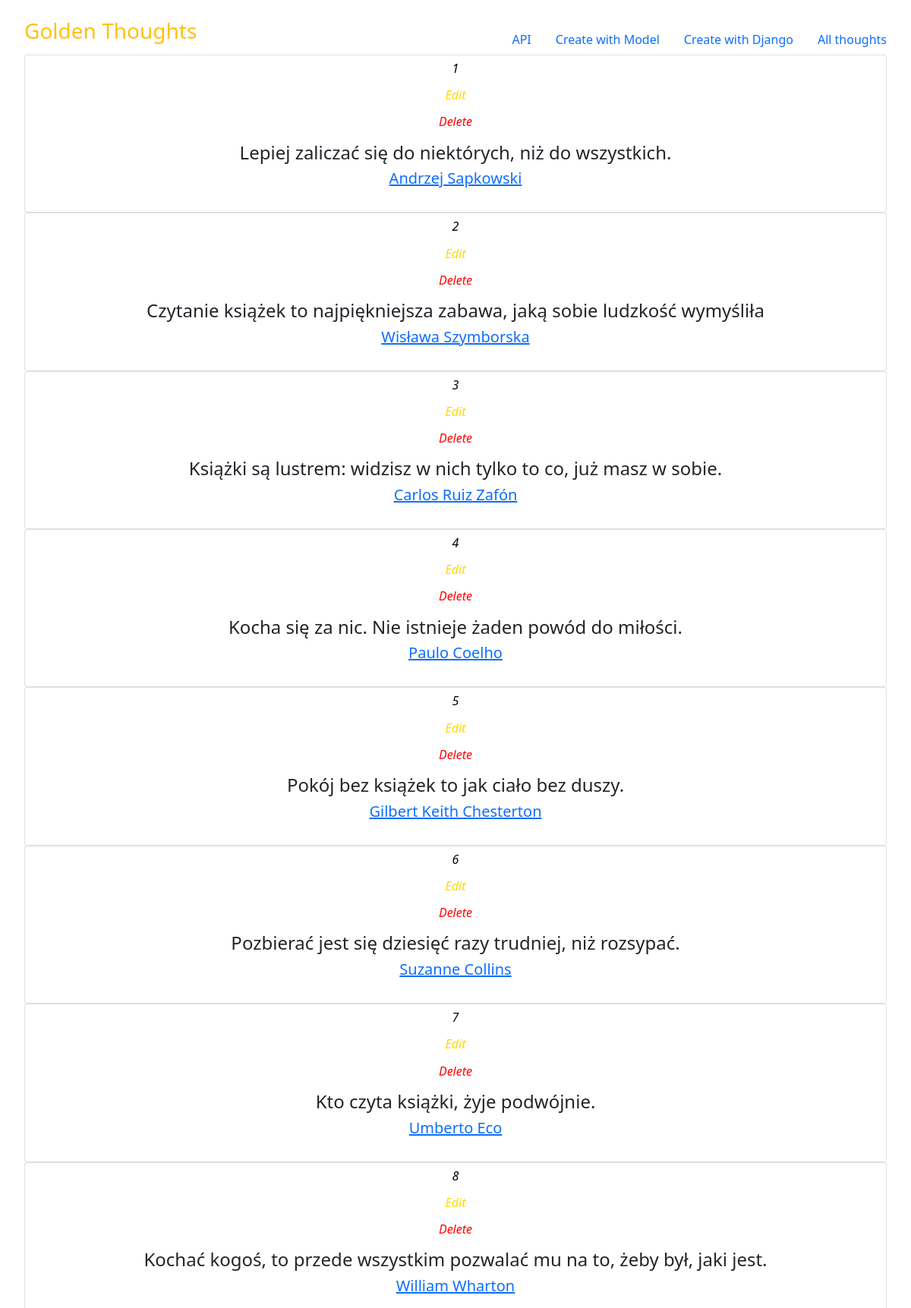
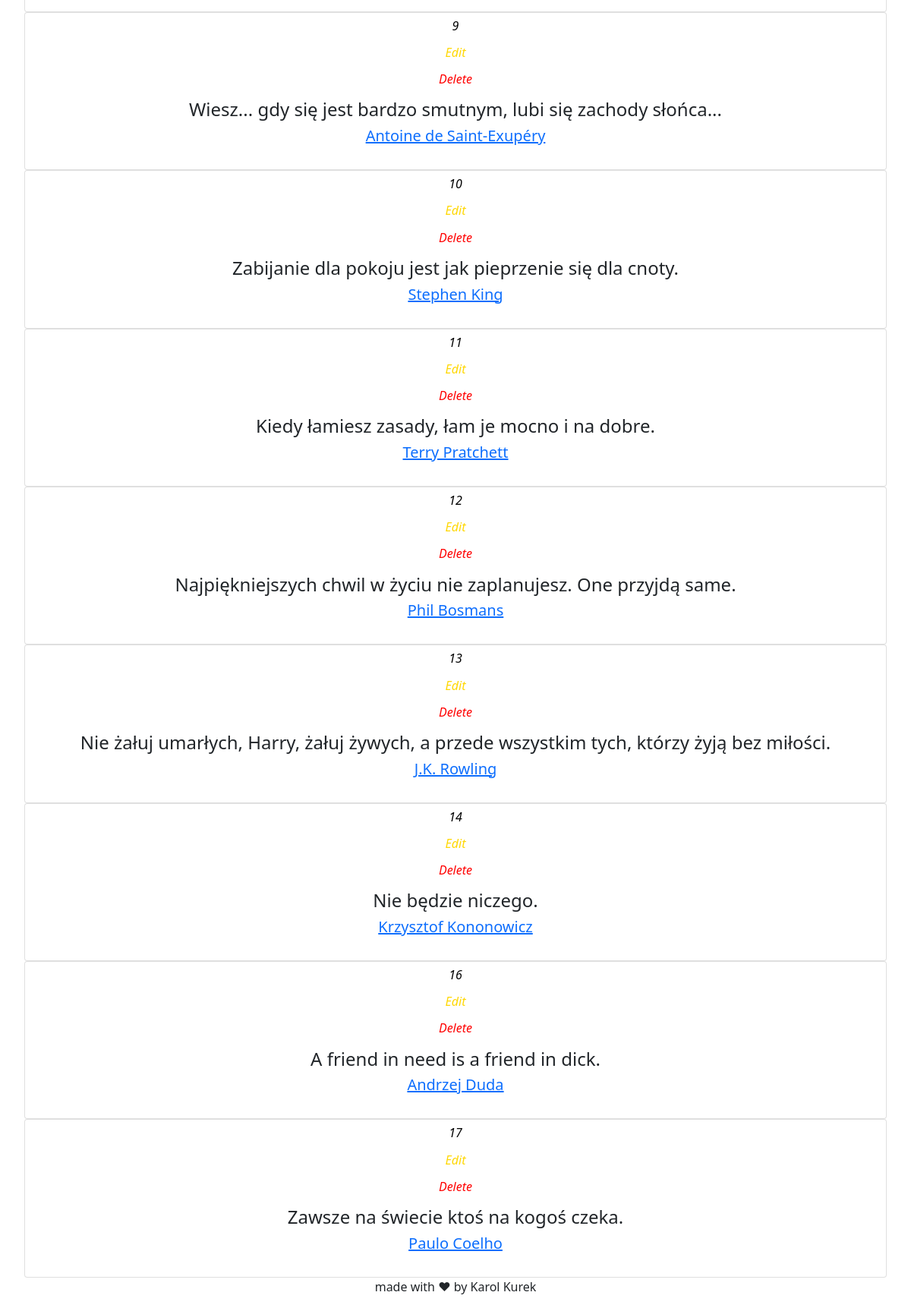
The app's page /thought/view_thoughts/ with its own data (2 pictures, top to bottom).
### randomthought/models.py (models this page shows)
class RandomThought(models.Model):
    thought = models.CharField(max_length=128)
    author = models.CharField(max_length=64)
    added = models.DateTimeField(auto_now_add=True)
    modified = models.DateTimeField(auto_now=True)
    def get_author_url(self, *args, **kwargs):
        link = URL + str(self.author)
        return link

### randomthought/views.py (the view)
# urls.py: path('view_thoughts/', views.view_thoughts, name='view-thoughts'),
def view_thoughts(request):
    thoughts = RandomThought.objects.all()
    return render(
        request,
        'randomthought/view_thoughts.html',
        context={
            'thoughts': thoughts
        }
    )

### randomthought/templates/randomthought/view_thoughts.html (shortened to what this page needs)
{% extends 'randomthought/layout.html' %}
{% block content %}
  <main class="px-3">
    {% for thought in thoughts %}
    <div class="card">
    <h6><a class="nav-link" aria-current="page" href="{% url 'thought:detail-thought-view' thought.id %}"><i style="color: black">{{ thought.id }}</i></a>
        <a class="nav-link" aria-current="page" href="{% url 'thought:update-thought-view' thought.id %}"><i style="color: gold">Edit</i></a>
        <a class="nav-link" aria-current="page" href="{% url 'thought:delete-thought-view' thought.id %}"><i style="color: red">Delete</i></a>
    </h6>
    <h4>{{ thought.thought }}</h4>
    <h5><a href="{{ thought.get_author_url }}">{{ thought.author }}</a></h5>
    <br>
    </div>
    {% endfor %}
  </main>
{% endblock content %}

### randomthought/templates/randomthought/layout.html (shortened to what this page needs)
<!DOCTYPE html>
<html lang="en" class="h-100">
<head>
    <link href="https://cdn.jsdelivr.net/npm/bootstrap@5.1.3/dist/css/bootstrap.min.css" rel="stylesheet">
</head>
  <body class="d-flex h-100 text-center text-dark bg-white">
<div class="cover-container d-flex w-100 h-100 p-3 mx-auto flex-column">
  <header class="mb-auto">
    <div>
      <a class="nav-link" aria-current="page" href="{% url 'thought:thought-view' %}"><h3 class="float-md-start mb-0 text-warning">Golden Thoughts</h3></a>
      <nav class="nav nav-masthead justify-content-center float-md-end">
        <a class="nav-link" aria-current="page" href="{% url 'thought:api-view' %}">API</a>
          <a class="nav-link" aria-current="page" href="{% url 'thought:create-view' %}">Create with Model</a>
          <a class="nav-link" aria-current="page" href="{% url 'thought:create-django-view' %}">Create with Django</a>
          <a class="nav-link" aria-current="page" href="{% url 'thought:view-thoughts' %}">All thoughts</a>
      </nav>
    </div>
  </header>
{% block content %}
{% endblock content %}
      <footer class="mt-auto text-white-50">
   <p class="text-dark">made with &#9829; by Karol Kurek</p>
  </footer>
</div>
</body>
</html>

### records on screen
RandomThought: id "1", thought "Lepiej zaliczać się do niektórych, niż do wszystkich.", author "Andrzej Sapkowski"
RandomThought: id "2", thought "Czytanie książek to najpiękniejsza zabawa, jaką sobie ludzkość wymyśliła", author "Wisława Szymborska"
RandomThought: id "3", thought "Książki są lustrem: widzisz w nich tylko to co, już masz w sobie.", author "Carlos Ruiz Zafón"
RandomThought: id "4", thought "Kocha się za nic. Nie istnieje żaden powód do miłości.", author "Paulo Coelho"
RandomThought: id "5", thought "Pokój bez książek to jak ciało bez duszy.", author "Gilbert Keith Chesterton"
RandomThought: id "6", thought "Pozbierać jest się dziesięć razy trudniej, niż rozsypać.", author "Suzanne Collins"
RandomThought: id "7", thought "Kto czyta książki, żyje podwójnie.", author "Umberto Eco"
RandomThought: id "8", thought "Kochać kogoś, to przede wszystkim pozwalać mu na to, żeby był, jaki jest.", author "William Wharton"
RandomThought: id "9", thought "Wiesz... gdy się jest bardzo smutnym, lubi się zachody słońca...", author "Antoine de Saint-Exupéry"
RandomThought: id "10", thought "Zabijanie dla pokoju jest jak pieprzenie się dla cnoty.", author "Stephen King"
RandomThought: id "11", thought "Kiedy łamiesz zasady, łam je mocno i na dobre.", author "Terry Pratchett"
RandomThought: id "12", thought "Najpiękniejszych chwil w życiu nie zaplanujesz. One przyjdą same.", author "Phil Bosmans"
RandomThought: id "13", thought "Nie żałuj umarłych, Harry, żałuj żywych, a przede wszystkim tych, którzy żyją bez miłości.", author "J.K. Rowling"
RandomThought: id "14", thought "Nie będzie niczego.", author "Krzysztof Kononowicz"
RandomThought: id "16", thought "A friend in need is a friend in dick.", author "Andrzej Duda"
RandomThought: id "17", thought "Zawsze na świecie ktoś na kogoś czeka.", author "Paulo Coelho"
